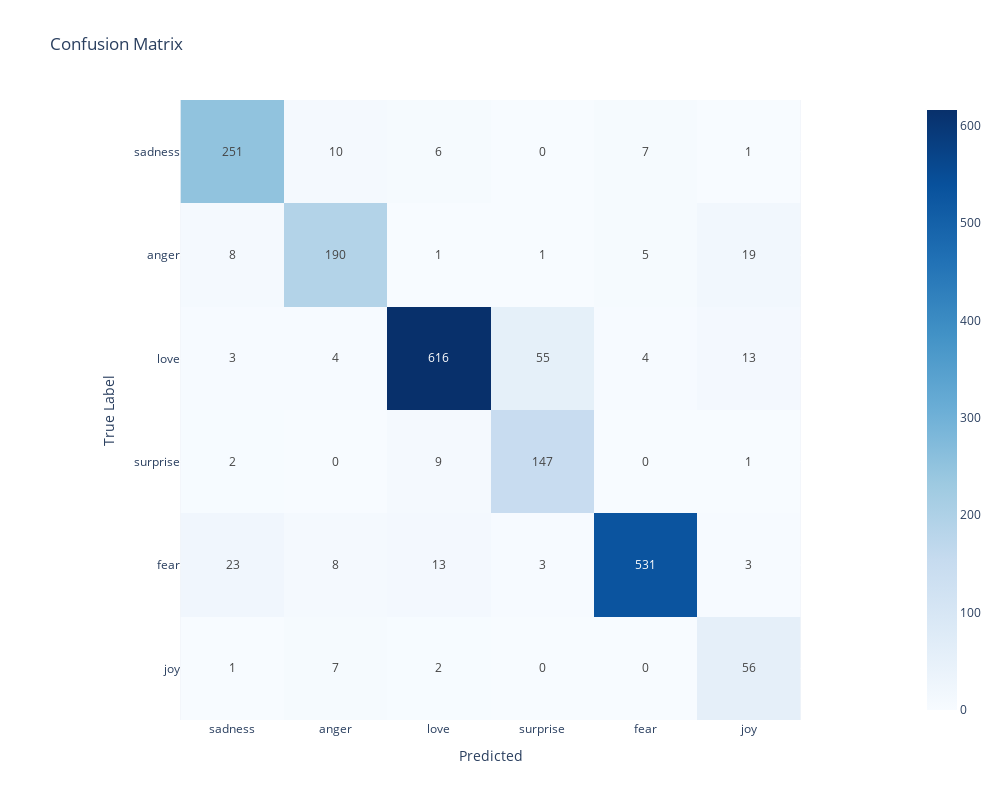

This figure's notebook cell:
### Code cell
model = Model(X_train, y_train, X_test, y_test, best_model, TfidfVectorizer(), balancer=SMOTE(random_state=42))
model.transform()
model.fit()
y_pred = model.predict()
model.report(y_pred, class_labels)

### Figure 1 — Plotly figure (JSON) as saved in the notebook; plotly's stock layout.template omitted (floating-point values rounded to 4 significant figures)
{"data": [{"coloraxis": "coloraxis", "hovertemplate": "Predicted: %{x}<br>True Label: %{y}<br>color: %{z}<extra></extra>", "name": "0", "texttemplate": "%{z}", "type": "heatmap", "x": ["sadness", "anger", "love", "surprise", "fear", "joy"], "xaxis": "x", "y": ["sadness", "anger", "love", "surprise", "fear", "joy"], "yaxis": "y", "z": [[251, 10, 6, 0, 7, 1], [8, 190, 1, 1, 5, 19], [3, 4, 616, 55, 4, 13], [2, 0, 9, 147, 0, 1], [23, 8, 13, 3, 531, 3], [1, 7, 2, 0, 0, 56]]}], "layout": {"coloraxis": {"colorscale": [[0, "rgb(247,251,255)"], [0.125, "rgb(222,235,247)"], [0.25, "rgb(198,219,239)"], [0.375, "rgb(158,202,225)"], [0.5, "rgb(107,174,214)"], [0.625, "rgb(66,146,198)"], [0.75, "rgb(33,113,181)"], [0.875, "rgb(8,81,156)"], [1, "rgb(8,48,107)"]]}, "height": 800, "title": {"text": "Confusion Matrix"}, "width": 1000, "xaxis": {"anchor": "y", "constrain": "domain", "domain": [0, 1], "scaleanchor": "y", "title": {"text": "Predicted"}}, "yaxis": {"anchor": "x", "autorange": "reversed", "constrain": "domain", "domain": [0, 1], "title": {"text": "True Label"}}}}
